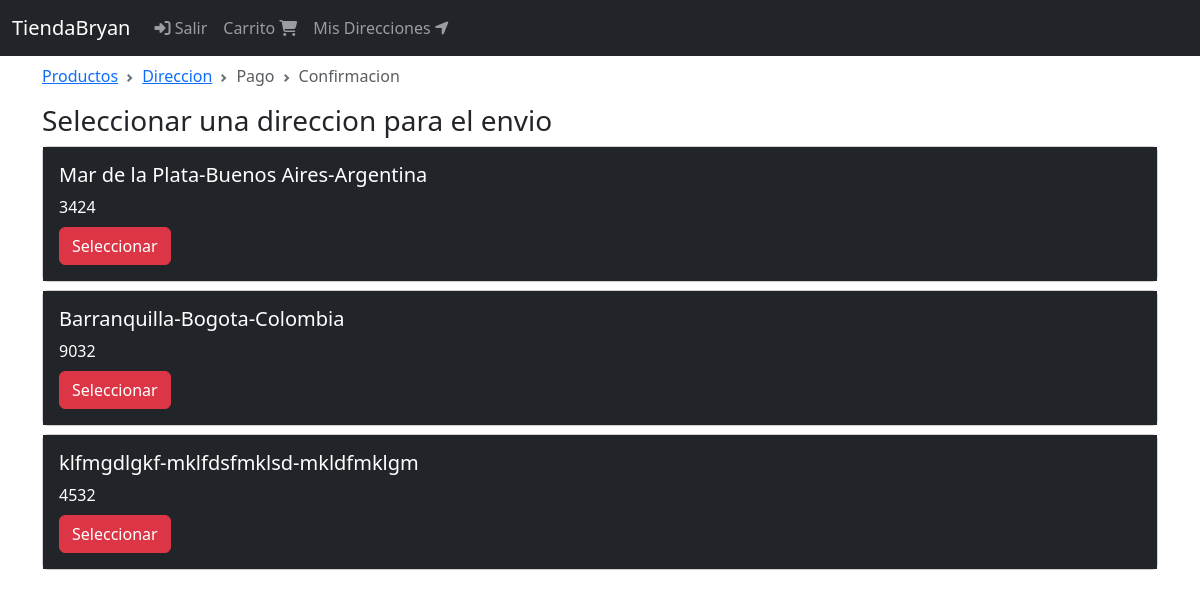
/orden/seleccionar/direccion (signed in), run on the app's committed database.
### DirEnvio/models.py (models this page shows, shortened)
class DireccionEnvio(models.Model):
    user = models.ForeignKey(User, null=False, blank=False, on_delete=models.CASCADE)
    line1 = models.CharField(max_length=300)
    line2 = models.CharField(max_length=300, blank=True)
    city = models.CharField(max_length=100)
    state = models.CharField(max_length=100)
    country = models.CharField(max_length=50)
    reference = models.CharField(max_length=300)
    postal_code = models.CharField(max_length=10, null=False, blank=False)
    default = models.BooleanField(default=False)
    created_at = models.DateTimeField(auto_now_add=True)
    @property
    def direccion(self):
        return '{}-{}-{}'.format(self.city, self.state, self.country)

### orden/views.py (the view)
# urls.py: path('seleccionar/direccion', views.select_direccion, name='select_direccion'),
@login_required(login_url='login')
def select_direccion(request):
    direccion_envios = request.user.direccionenvio_set.all()
    return render(request, 'orden/select_direccion.html', {
        'breadcrumb' : breadcrumb(address=True),
        'direccion_envios' : direccion_envios,
    })

### orden/utils.py (called while the page is built)
def breadcrumb(products=True, address=False, payment=False, confirmation=False):
    return [
        {'title' : 'Productos',
        'active' : products,
        'url' : reverse('orden')},
        {'title' : 'Direccion',
        'active' : address,
        'url' : reverse('direccion')},
        {'title' : 'Pago',
        'active' : payment,
        'url' : reverse('orden')},
        {'title' : 'Confirmacion',
        'active' : confirmation,
        'url' : reverse('orden')},
    ]

### orden/templates/orden/select_direccion.html
{% extends 'base.html' %}
{% block breadcrumb %}
    {% include 'orden/snippets/breadcrumb.html' %}
{% endblock %}
{% block content %}
<div class="col">
    <div class="h3">
        Seleccionar una direccion para el envio
    </div>
    <div class="mt-2">
        {% for direccion_envio in direccion_envios %}
        <div class="card mb-2">
            <div class="card-body text-white bg-dark">
                <h5 class="card-title">{{direccion_envio.direccion}}</h5>
                <p class="card-title">{{direccion_envio.postal_code}}</p>
                <a class="btn btn-danger" href="{% url 'check_direccion' direccion_envio.pk %}">Seleccionar</a>
            </div>
        </div>
        {% endfor %}
    </div>
</div>
{% endblock %}

### data on the page
DireccionEnvio: direccion "Mar de la Plata-Buenos Aires-Argentina", postal_code "3424"
DireccionEnvio: direccion "Barranquilla-Bogota-Colombia", postal_code "9032"
DireccionEnvio: direccion "klfmgdlgkf-mklfdsfmklsd-mkldfmklgm", postal_code "4532"

### other printed values
{{ item.title }} "Productos" "Direccion"
{{ item.title }} "Pago" "Confirmacion"
